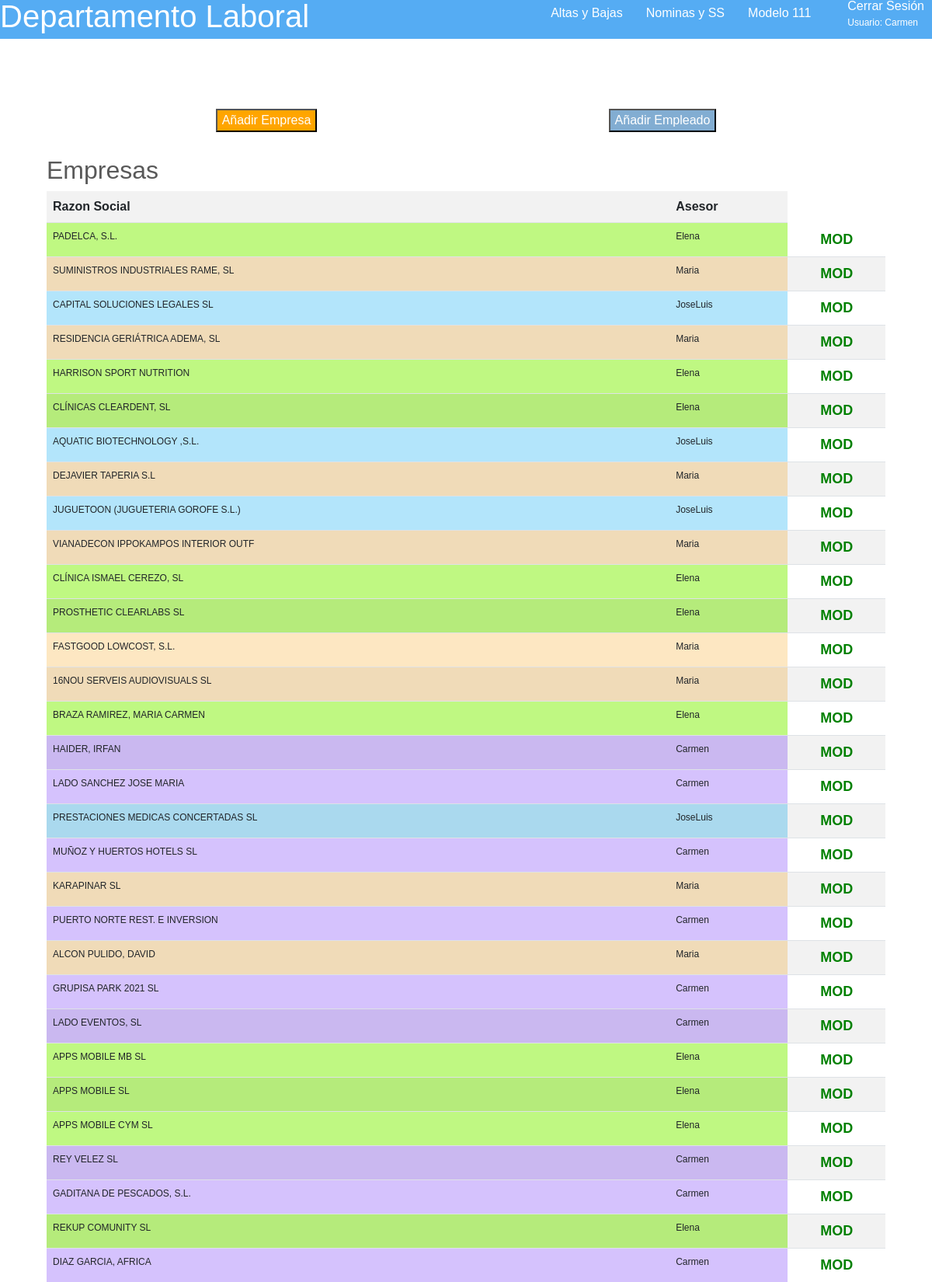
Screenshot of /listEmpresa (signed in, upper part) with the database file from the repository.
### nucleo/models.py (models this page shows, shortened)
class User(AbstractUser):
    is_asesor = models.BooleanField(default=False)

class Empresa(models.Model):
    nombre = models.CharField(max_length=50, unique=True)
    asesor = models.ForeignKey(Asesor, on_delete=models.CASCADE,related_name="asesorEmp")

class Asesor(models.Model):
    nombre=models.CharField(max_length=50)
    idUsuario = models.OneToOneField(User, on_delete=models.CASCADE, unique=True, related_name="asesor")
    def __str__(self):
        return self.nombre

### nucleo/views.py (the view)
# urls.py: path('listEmpresa',views.EmpresaListView.as_view(), name="listEmpresa"),
@method_decorator([login_required], name='dispatch')
class EmpresaListView(ListView):
    model=Empresa

### nucleo/templates/nucleo/empresa_list.html (shortened to what this page needs)
{% extends "nucleo/base.html" %}
{% block content %}
<section class="body">
 <section style="display:flex; margin: 30px; justify-content: space-around">
    <article>
        <a href="{% url 'createEmpresa'  %}" style="color:white"><button style="background-color:orange">Añadir Empresa</a>
    </article>
    <article>
        <a href="{% url 'createEmpleado'  %}" style="color:white"><button style="background-color:#82ADD2">Añadir Empleado</a>
    </article>
    </section>
<h2>Empresas</h2>
{% if empresa_list %}
    <table class="table table-striped">
        <tr>
         <th>Razon Social</th>
         <th>Asesor</th>
        </tr>
    {% for e in empresa_list %}
        {% ifequal e.asesor.nombre 'Elena'  %}
         <tr style="background-color:#BFF882">
         {% endifequal %}
         {% ifequal e.asesor.nombre 'Carmen' %}
         <tr style="background-color:#D5C2FD">
         {% endifequal %}
         {%  ifequal e.asesor.nombre 'Maria' %}
         <tr style="background-color:#FDE7C2">
         {% endifequal %}
         {% ifequal e.asesor.nombre 'JoseLuis' %}
         <tr style="background-color:#B3E5FB;">
         {% endifequal %}
         <td style="font-size:12px">{{e.nombre}}</td>
         <td style="font-size:12px">{{e.asesor}}</td>
         <td style="font-weight:bold; background-color:white; font-size:18px; text-align:center"><a href="{%url 'updateEmpresa' e.pk %}" style="color:green">MOD</a></td>
        </tr>
    {% endfor %}
    </table>
{% else %}
    <p>Actualmente no hay ninguna empresa en el sistema</p>
    {% endif %}
</section>
{% endblock %}

### nucleo/templates/nucleo/base.html (shortened to what this page needs)
<!DOCTYPE html>
<html lang="en">
<head>
    <link href="https://cdn.jsdelivr.net/npm/bootstrap@5.0.2/dist/css/bootstrap.min.css" rel="stylesheet">
    {% load static %}
    <link href="https://cdn.jsdelivr.net/npm/bootstrap@5.0.2/dist/css/bootstrap.min.css" rel="stylesheet">
    <link rel="stylesheet" type="text/css" href="{% static 'css/ppal.css' %}">
</head>
<body style="display:flex; flex-direction:column; align-content:space-between;">
<header>
    <div class="nombre">
        <a href="{% url 'index'  %}" class="noback"><h1>Departamento Laboral</h1></a>
    </div>
    <div class="headerrigth">
        <nav>
            <ul class="horizontal">
                <li style="padding:0px; margin:0px">
                 <a   style="padding:15px" href="{% url 'empleados'  %}">Altas y Bajas</a>
                </li>
                <li style="padding:0px; margin:0px">
                 <a style="padding:15px" href="{% url 'nominas'  %}">Nominas y SS</a>
                </li>
                <li style="padding:0px; margin:0px">
                    <a style="padding:15px" href="{% url 'modelo111190' %}">Modelo 111</a>
                </li>
                <li style="padding:0px; margin:0px">
                    {% if not request.user.is_authenticated %}
                    <a href="{% url 'login'  %}">Iniciar Sesión</a>
                    {% else %}
                    <a href="{% url 'logout'  %}"><ul>
                        <li>Cerrar Sesión</li>
                        <li style="font-size: 12px">Usuario: {{request.user.username}}</li>
                        </ul></a>
                        {% endif %}
                </li>
            </ul>
        </nav>
    </div>
</header>
 {% block content %}
 {% endblock %}
</body>
</html>

### nucleo/static/css/ppal.css (style rules this page uses)
* { font-family: sans-serif; }
header { display: flex; background-color: rgb(85, 172, 243); color:white; font-family: sans-serif; justify-content: space-between; height: 50px; flex-wrap: nowrap; align-items: center; padding: 0; }
a:visited, a:link, a:active { text-decoration: none; color:white }
li>a { display: flex; align-items: center; }
.headerrigth { display: flex; justify-content: center; height: 100%; align-content: center; }
.horizontal { display: flex; list-style: none; height: 100%; padding: 0%; }
nav { display: flex; align-items: center; }
li { margin-right: 10px; padding: 0; display: flex; height: 100%; align-items: center; }
.nombre { display: flex; align-items: center; height: 100%; }
.body { margin: 5%; color: rgba(0, 0, 0, 0.65); }

### rows the page displays
User: user.username "Carmen"
Empresa: nombre "PADELCA, S.L.", asesor "Elena"
Empresa: nombre "SUMINISTROS INDUSTRIALES RAME, SL", asesor "Maria"
Empresa: nombre "CAPITAL SOLUCIONES LEGALES SL", asesor "JoseLuis"
Empresa: nombre "RESIDENCIA GERIÁTRICA ADEMA, SL", asesor "Maria"
Empresa: nombre "HARRISON SPORT NUTRITION", asesor "Elena"
Empresa: nombre "CLÍNICAS CLEARDENT, SL", asesor "Elena"
Empresa: nombre "AQUATIC BIOTECHNOLOGY ,S.L.", asesor "JoseLuis"
Empresa: nombre "DEJAVIER TAPERIA S.L", asesor "Maria"
Empresa: nombre "JUGUETOON (JUGUETERIA GOROFE S.L.)", asesor "JoseLuis"
Empresa: nombre "VIANADECON IPPOKAMPOS INTERIOR OUTF", asesor "Maria"
Empresa: nombre "CLÍNICA ISMAEL CEREZO, SL", asesor "Elena"
Empresa: nombre "PROSTHETIC CLEARLABS SL", asesor "Elena"
Empresa: nombre "FASTGOOD LOWCOST, S.L.", asesor "Maria"
Empresa: nombre "16NOU SERVEIS AUDIOVISUALS SL", asesor "Maria"
Empresa: nombre "BRAZA RAMIREZ, MARIA CARMEN", asesor "Elena"
Empresa: nombre "HAIDER, IRFAN", asesor "Carmen"
Empresa: nombre "LADO SANCHEZ JOSE MARIA", asesor "Carmen"
Empresa: nombre "PRESTACIONES MEDICAS CONCERTADAS SL", asesor "JoseLuis"
Empresa: nombre "MUÑOZ Y HUERTOS HOTELS SL", asesor "Carmen"
Empresa: nombre "KARAPINAR SL", asesor "Maria"
Empresa: nombre "PUERTO NORTE REST. E INVERSION", asesor "Carmen"
Empresa: nombre "ALCON PULIDO, DAVID", asesor "Maria"
Empresa: nombre "GRUPISA PARK 2021 SL", asesor "Carmen"
Empresa: nombre "LADO EVENTOS, SL", asesor "Carmen"
Empresa: nombre "APPS MOBILE MB SL", asesor "Elena"
Empresa: nombre "APPS MOBILE SL", asesor "Elena"
Empresa: nombre "APPS MOBILE CYM SL", asesor "Elena"
Empresa: nombre "REY VELEZ SL", asesor "Carmen"
Empresa: nombre "GADITANA DE PESCADOS, S.L.", asesor "Carmen"
Empresa: nombre "REKUP COMUNITY SL", asesor "Elena"
Empresa: nombre "DIAZ GARCIA, AFRICA", asesor "Carmen"
